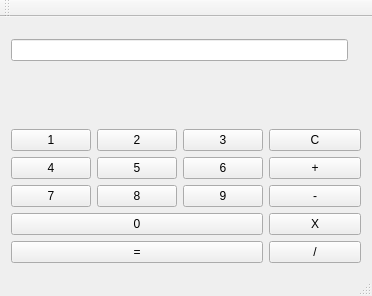
<?xml version="1.0" encoding="UTF-8"?>
<ui version="4.0">
 <class>MainWindow</class>
 <widget class="QMainWindow" name="MainWindow">
  <property name="geometry">
   <rect>
    <x>0</x>
    <y>0</y>
    <width>372</width>
    <height>296</height>
   </rect>
  </property>
  <property name="windowTitle">
   <string>MainWindow</string>
  </property>
  <widget class="QWidget" name="centralWidget">
   <layout class="QVBoxLayout" name="verticalLayout_8">
    <item>
     <layout class="QVBoxLayout" name="verticalLayout_7">
      <item>
       <layout class="QVBoxLayout" name="verticalLayout_6">
        <item>
         <layout class="QHBoxLayout" name="horizontalLayout_3">
          <item>
           <widget class="QLineEdit" name="lineEdit"/>
          </item>
          <item>
           <widget class="QLabel" name="label_temp">
            <property name="text">
             <string/>
            </property>
           </widget>
          </item>
         </layout>
        </item>
        <item>
         <widget class="QLabel" name="label_resultat">
          <property name="text">
           <string/>
          </property>
         </widget>
        </item>
       </layout>
      </item>
      <item>
       <layout class="QHBoxLayout" name="horizontalLayout_2">
        <item>
         <layout class="QVBoxLayout" name="verticalLayout_5">
          <item>
           <layout class="QHBoxLayout" name="horizontalLayout">
            <item>
             <layout class="QVBoxLayout" name="verticalLayout">
              <item>
               <widget class="chiffre" name="pushButton_1">
                <property name="text">
                 <string>1</string>
                </property>
               </widget>
              </item>
              <item>
               <widget class="chiffre" name="pushButton_4">
                <property name="text">
                 <string>4</string>
                </property>
               </widget>
              </item>
              <item>
               <widget class="chiffre" name="pushButton_7">
                <property name="text">
                 <string>7</string>
                </property>
               </widget>
              </item>
             </layout>
            </item>
            <item>
             <layout class="QVBoxLayout" name="verticalLayout_2">
              <item>
               <widget class="chiffre" name="pushButton_2">
                <property name="text">
                 <string>2</string>
                </property>
               </widget>
              </item>
              <item>
               <widget class="chiffre" name="pushButton_5">
                <property name="text">
                 <string>5</string>
                </property>
               </widget>
              </item>
              <item>
               <widget class="chiffre" name="pushButton_8">
                <property name="text">
                 <string>8</string>
                </property>
               </widget>
              </item>
             </layout>
            </item>
            <item>
             <layout class="QVBoxLayout" name="verticalLayout_3">
              <item>
               <widget class="chiffre" name="pushButton_3">
                <property name="text">
                 <string>3</string>
                </property>
               </widget>
              </item>
              <item>
               <widget class="chiffre" name="pushButton_6">
                <property name="text">
                 <string>6</string>
                </property>
               </widget>
              </item>
              <item>
               <widget class="chiffre" name="pushButton_9">
                <property name="text">
                 <string>9</string>
                </property>
               </widget>
              </item>
             </layout>
            </item>
           </layout>
          </item>
          <item>
           <widget class="chiffre" name="pushButton_0">
            <property name="text">
             <string>0</string>
            </property>
           </widget>
          </item>
          <item>
           <widget class="QPushButton" name="pushButton_egale">
            <property name="text">
             <string>=</string>
            </property>
           </widget>
          </item>
         </layout>
        </item>
        <item>
         <layout class="QVBoxLayout" name="verticalLayout_4">
          <item>
           <widget class="QPushButton" name="pushButton_C">
            <property name="text">
             <string>C</string>
            </property>
           </widget>
          </item>
          <item>
           <widget class="operateur" name="pushButton_plus">
            <property name="text">
             <string>+</string>
            </property>
           </widget>
          </item>
          <item>
           <widget class="operateur" name="pushButton_moins">
            <property name="text">
             <string>-</string>
            </property>
           </widget>
          </item>
          <item>
           <widget class="operateur" name="pushButton_multiplier">
            <property name="text">
             <string>X</string>
            </property>
           </widget>
          </item>
          <item>
           <widget class="operateur" name="pushButton_diviser">
            <property name="text">
             <string>/</string>
            </property>
           </widget>
          </item>
         </layout>
        </item>
       </layout>
      </item>
     </layout>
    </item>
   </layout>
  </widget>
  <widget class="QMenuBar" name="menuBar">
   <property name="geometry">
    <rect>
     <x>0</x>
     <y>0</y>
     <width>372</width>
     <height>22</height>
    </rect>
   </property>
  </widget>
  <widget class="QToolBar" name="mainToolBar">
   <attribute name="toolBarArea">
    <enum>TopToolBarArea</enum>
   </attribute>
   <attribute name="toolBarBreak">
    <bool>false</bool>
   </attribute>
  </widget>
  <widget class="QStatusBar" name="statusBar"/>
 </widget>
 <layoutdefault spacing="6" margin="11"/>
 <customwidgets>
  <customwidget>
   <class>chiffre</class>
   <extends>QPushButton</extends>
   <header>chiffre.h</header>
  </customwidget>
  <customwidget>
   <class>operateur</class>
   <extends>QPushButton</extends>
   <header>operateur.h</header>
  </customwidget>
 </customwidgets>
 <resources/>
 <connections/>
</ui>
